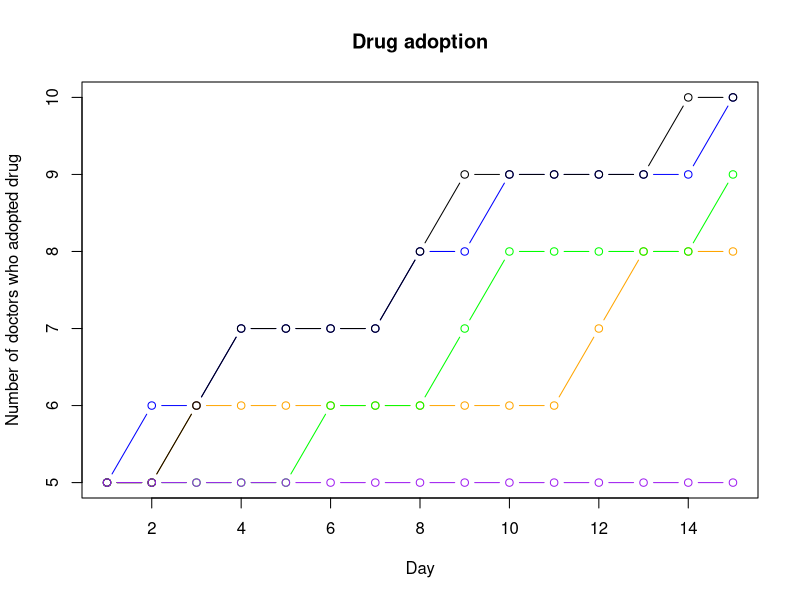

Here is the R script that generated this plot:
# Homework 6
# Stat 133, Lec 2, Spring 2015
# Due : Friday March 20th by 5 pm

# Review the slides on simulations for this assignment.

# Consider the following model on use of a new drug:
# We have a population of doctors, population size : <n.doctors>
# Every doctor has either adopted the use of a new drug, or not (0/1 status)
# Now write a function that runs a simulation for a period of :
# <n.days> where
# - every day exactly two _random_ doctors meet
# - if one has adopted but the other one has not then the
#   holdout adopts the use of the drug with probability p
# Return a matrix that shows for each day which doctors have adopted
# the use of the drug.

# Input varibles are
# <n.days> : the number of days the simulation should be run for
# <n.doctors> : total number of doctors 
# <initial.doctors> : a 0/1 vector of length <n.doctors>, 1 for adopters
# <p> : the probability that the non-adopter adopts the drug.

# Ouput variable
# <has_adopted> : matrix with <n.doctors> rows and <n.days> columns
#                 i.e. one row for each doctor
#                 the entries are 0 for days where the doctor is a
#                 non-adopter, else 1 (so once a row turns to 1 it stays as 1).

sim.doctors <- function(initial.doctors, n.doctors, n.days, p){
  has_adopted = matrix(nrow = n.doctors, ncol = n.days)
  has_adopted[, 1] = initial.doctors
  # Set up the output variable, define it as a matrix then use initial.doctors
  # to set the first column (day)

  # Run a simulation for <n.days> (use a for loop).  In the loop:
  # 1) pick two random doctors
  # 2) check if one has adopted the other hasn't
  # 3) convert the non-adopter with probability p
  for(a in 1:(n.days-1)){
    accept = sample(1000, size = 1)
    pickdoctor = sample(n.doctors, size = 2)
    select = has_adopted[pickdoctor, a]
    has_adopted[, a+1] = has_adopted[, a]
    if((sum(select) == 1) && (accept <= p*1000)){
      has_adopted[pickdoctor, a+1] = 1
    }
  }
  # return the output
  return(has_adopted)
}

# When you test your function you have to generate <initial.doctors> and
# pick values for the other input parameters.

set.seed(42)
initial.doctors = sample(c(0, 1), size = 20, replace=TRUE, prob=c(0.9, 0.1))

# Generate a value for <initial.doctors> that has 10% 1s and 90% 0s.
# Run your function for at least 5 different values of <p> and plot
# on x-axis: days,
# on y-axis : the number of doctors that have already adopted the drug, on that day
# Put all 5 lines in one figure (e.g. use first plot() then lines() for the subsequent lines)
a = sim.doctors(initial.doctors, length(initial.doctors), 15, .1)
b = sim.doctors(initial.doctors, length(initial.doctors), 15, .3)
c = sim.doctors(initial.doctors, length(initial.doctors), 15, .5)
d = sim.doctors(initial.doctors, length(initial.doctors), 15, .7)
e = sim.doctors(initial.doctors, length(initial.doctors), 15, .9)

apoints = vector(mode = "integer", length = 15)
for(i in 1:15) {
  apoints[i] = sum(a[,i])}

bpoints = vector(mode = "integer", length = 15)
for(i in 1:15){
  bpoints[i] = sum(b[,i])}

cpoints = vector(mode = "integer", length = 15)
for(i in 1:15){
  cpoints[i] = sum(c[,i])}

dpoints = vector(mode = "integer", length = 15)
for(i in 1:15){
  dpoints[i] = sum(d[,i])}

epoints = vector(mode = "integer", length = 15)
for(i in 1:15){
  epoints[i] = sum(e[,i])}

plot(x = 1:15, y = epoints, type="b", col="blue", main="Drug adoption", 
     xlab="Day", ylab="Number of doctors who adopted drug") # p = .9
lines(x = 1:15, y = bpoints, type="b", col="orange") # p = .3
lines(x = 1:15, y = cpoints, type="b", col="green") # p = .5
lines(x = 1:15, y = dpoints, type="b", col="black") # p = .7
lines(x = 1:15, y = apoints, type="b", col = "purple") # p = .1

